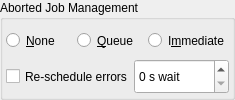
      <widget class="QGroupBox" name="errorHandlingGroup">
       <property name="toolTip">
        <string>&lt;html&gt;&lt;head/&gt;&lt;body&gt;&lt;p&gt;Define what should happen when a job steps into an error or aborts:&lt;/p&gt;&lt;ul style=&quot;margin-top: 0px; margin-bottom: 0px; margin-left: 0px; margin-right: 0px; -qt-list-indent: 1;&quot;&gt;&lt;li style=&quot; margin-top:12px; margin-bottom:0px; margin-left:0px; margin-right:0px; -qt-block-indent:0; text-indent:0px;&quot;&gt;&lt;span style=&quot; font-weight:600;&quot;&gt;Don't re-schedule&lt;/span&gt;: Don't restart the job in case of an error or an abort.&lt;/li&gt;&lt;li style=&quot; margin-top:0px; margin-bottom:0px; margin-left:0px; margin-right:0px; -qt-block-indent:0; text-indent:0px;&quot;&gt;&lt;span style=&quot; font-weight:600;&quot;&gt;Re-schedule after all terminated&lt;/span&gt;: If a job gets aborted, the scheduler will only re-schedule it if when all jobs are finished or aborted. If this is the case, the scheduler re-schedules all aborted jobs and sleeps for the given delay.&lt;/li&gt;&lt;li style=&quot; margin-top:0px; margin-bottom:12px; margin-left:0px; margin-right:0px; -qt-block-indent:0; text-indent:0px;&quot;&gt;&lt;span style=&quot; font-weight:600;&quot;&gt;Re-schedule immediately&lt;/span&gt;: As soon as a job gets aborted, the scheduler will re-schedule it and waits the given delay.&lt;/li&gt;&lt;/ul&gt;&lt;p&gt;If the option for re-scheduling errors is selected, errors are handled like aborts. Otherwise, jobs that step into an error are never re-scheduled.&lt;/p&gt;&lt;/body&gt;&lt;/html&gt;</string>
       </property>
       <property name="title">
        <string>Aborted Job Management</string>
       </property>
       <layout class="QVBoxLayout" name="verticalLayout_9">
        <property name="spacing">
         <number>1</number>
        </property>
        <property name="leftMargin">
         <number>3</number>
        </property>
        <property name="topMargin">
         <number>3</number>
        </property>
        <property name="rightMargin">
         <number>3</number>
        </property>
        <property name="bottomMargin">
         <number>3</number>
        </property>
        <item>
         <layout class="QHBoxLayout" name="horizontalLayout_4">
          <property name="spacing">
           <number>1</number>
          </property>
          <item>
           <widget class="QRadioButton" name="errorHandlingDontRestartButton">
            <property name="sizePolicy">
             <sizepolicy hsizetype="Minimum" vsizetype="Preferred">
              <horstretch>0</horstretch>
              <verstretch>0</verstretch>
             </sizepolicy>
            </property>
            <property name="toolTip">
             <string>Do not re-schedule aborted jobs.</string>
            </property>
            <property name="text">
             <string>&amp;None</string>
            </property>
            <attribute name="buttonGroup">
             <string notr="true">errorHandlingButtonGroup</string>
            </attribute>
           </widget>
          </item>
          <item>
           <widget class="QRadioButton" name="errorHandlingRestartAfterAllButton">
            <property name="sizePolicy">
             <sizepolicy hsizetype="Minimum" vsizetype="Preferred">
              <horstretch>0</horstretch>
              <verstretch>0</verstretch>
             </sizepolicy>
            </property>
            <property name="toolTip">
             <string>Re-schedule aborted jobs as soon as all executable jobs are either completed or aborted.</string>
            </property>
            <property name="text">
             <string>&amp;Queue</string>
            </property>
            <attribute name="buttonGroup">
             <string notr="true">errorHandlingButtonGroup</string>
            </attribute>
           </widget>
          </item>
          <item>
           <widget class="QRadioButton" name="errorHandlingRestartImmediatelyButton">
            <property name="sizePolicy">
             <sizepolicy hsizetype="Minimum" vsizetype="Preferred">
              <horstretch>0</horstretch>
              <verstretch>0</verstretch>
             </sizepolicy>
            </property>
            <property name="toolTip">
             <string>Re-schedule an aborted job immediately.</string>
            </property>
            <property name="text">
             <string>I&amp;mmediate</string>
            </property>
            <attribute name="buttonGroup">
             <string notr="true">errorHandlingButtonGroup</string>
            </attribute>
           </widget>
          </item>
         </layout>
        </item>
        <item>
         <layout class="QHBoxLayout" name="horizontalLayout_5">
          <property name="spacing">
           <number>1</number>
          </property>
          <item>
           <widget class="QCheckBox" name="errorHandlingRescheduleErrorsCB">
            <property name="sizePolicy">
             <sizepolicy hsizetype="Minimum" vsizetype="Preferred">
              <horstretch>0</horstretch>
              <verstretch>0</verstretch>
             </sizepolicy>
            </property>
            <property name="toolTip">
             <string>Treat errors like aborts.</string>
            </property>
            <property name="text">
             <string>Re-schedule errors</string>
            </property>
           </widget>
          </item>
          <item>
           <widget class="QSpinBox" name="errorHandlingDelaySB">
            <property name="sizePolicy">
             <sizepolicy hsizetype="Minimum" vsizetype="Preferred">
              <horstretch>0</horstretch>
              <verstretch>0</verstretch>
             </sizepolicy>
            </property>
            <property name="toolTip">
             <string>Delay in seconds.</string>
            </property>
            <property name="suffix">
             <string> s wait</string>
            </property>
            <property name="maximum">
             <number>10000</number>
            </property>
            <property name="singleStep">
             <number>10</number>
            </property>
           </widget>
          </item>
         </layout>
        </item>
       </layout>
      </widget>
